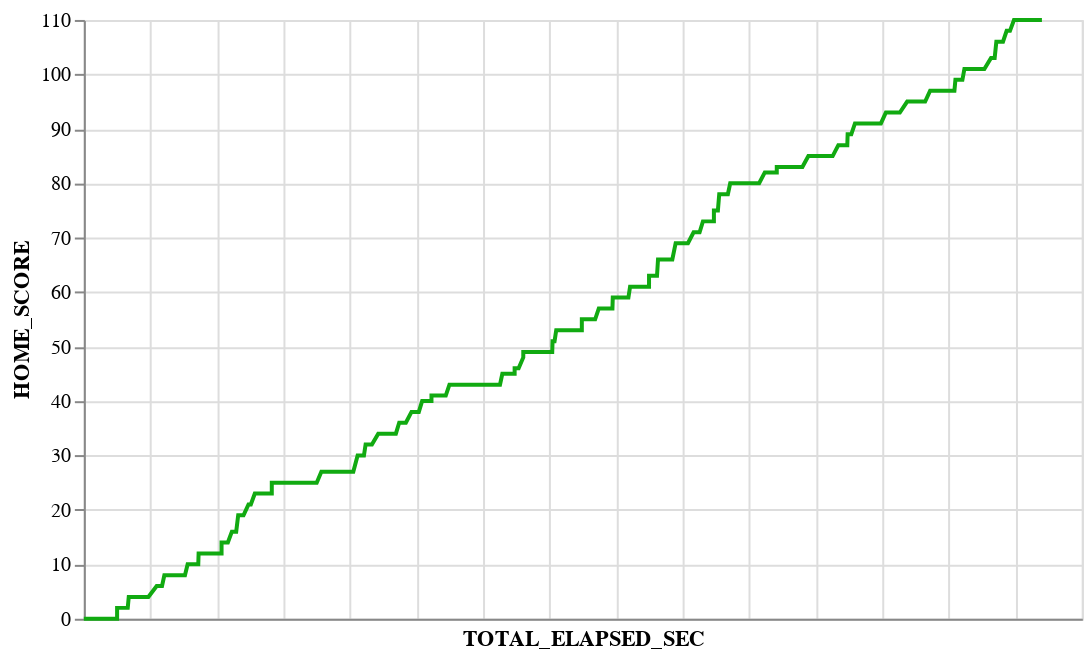

Write notebook code for a chart like this one.
### Code cell
alt.Chart(pbp, width=500).mark_line().encode(
    x=alt.X('TOTAL_ELAPSED_SEC:Q', axis=alt.Axis(labels=False, ticks=False)),
    y='HOME_SCORE:Q',
    color=alt.ColorValue('#11AA11')
)

### Figure 1 — Vega-Lite specification as saved in the notebook (floating-point values rounded to 4 significant figures; data arrays with more than 128 entries replaced by an {"elided": "..."} marker saying what was removed)
{"$schema": "https://vega.github.io/schema/vega-lite/v2.6.0.json", "config": {"view": {"height": 300, "width": 400}}, "data": {"name": "data-4fa8b8c73293cbe10238d13a664f5fc4"}, "datasets": {"data-4fa8b8c73293cbe10238d13a664f5fc4": {"elided": "457 records"}}, "encoding": {"color": {"value": "#11AA11"}, "x": {"axis": {"labels": false, "ticks": false}, "field": "TOTAL_ELAPSED_SEC", "type": "quantitative"}, "y": {"field": "HOME_SCORE", "type": "quantitative"}}, "mark": "line", "width": 500}
